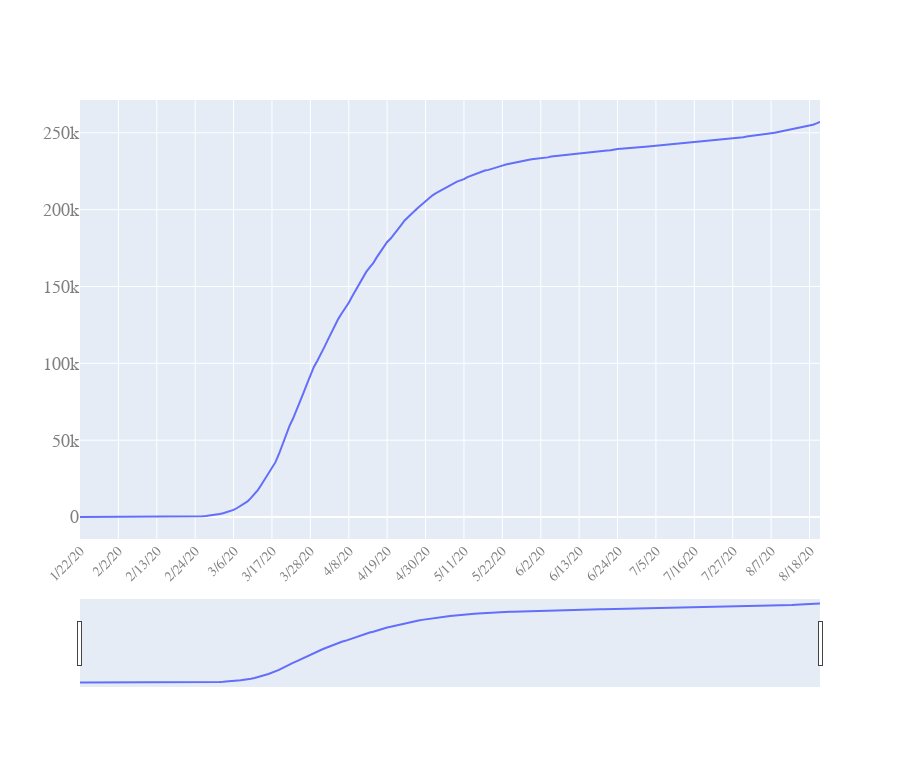
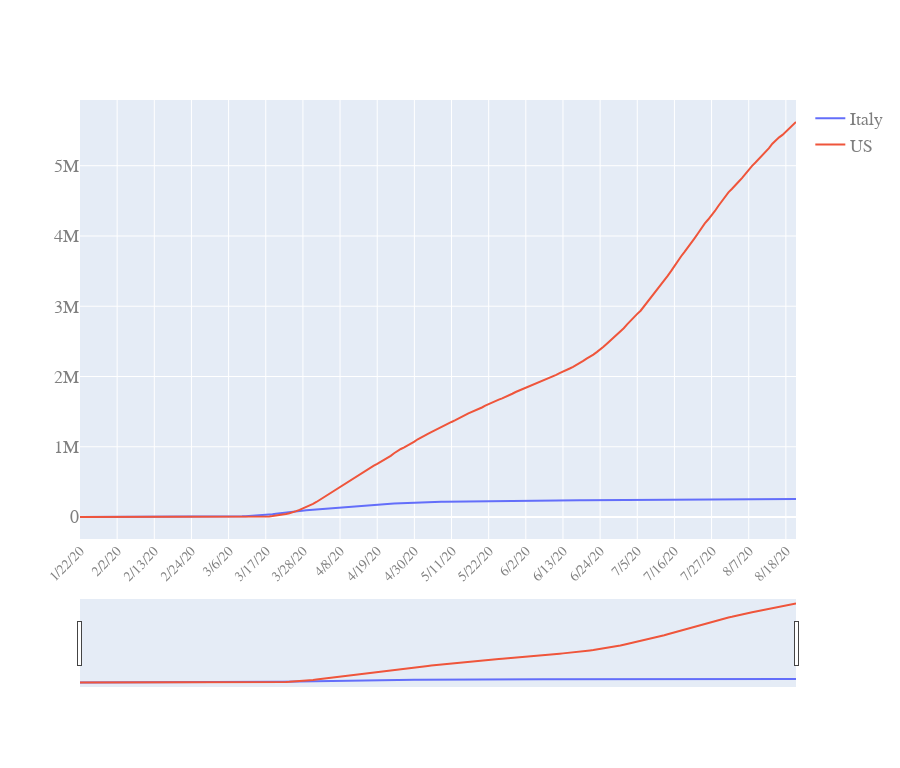
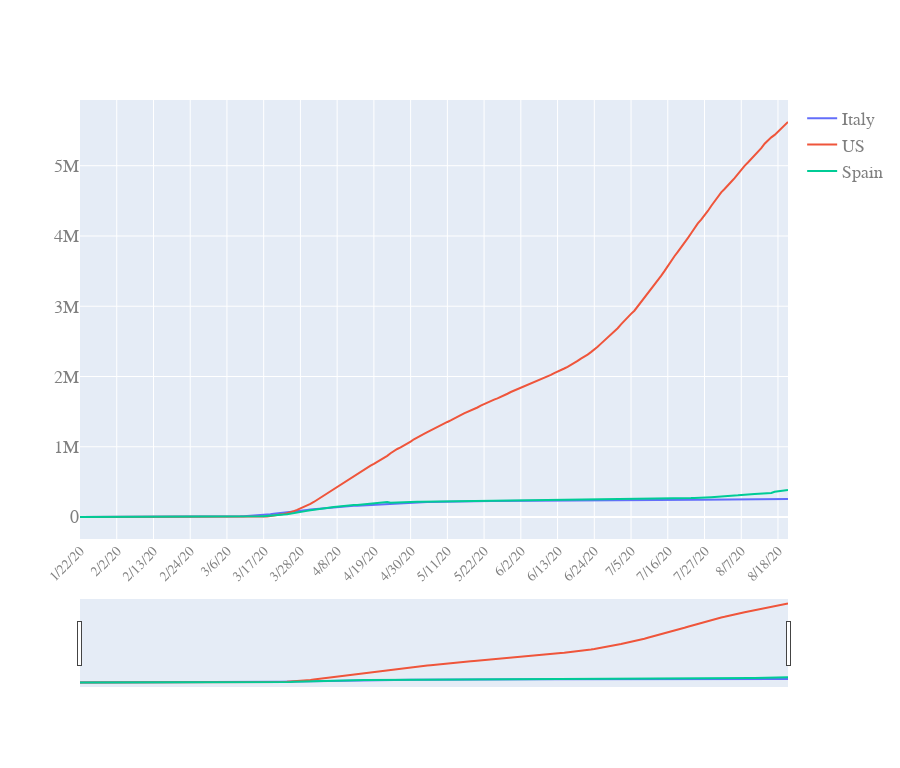
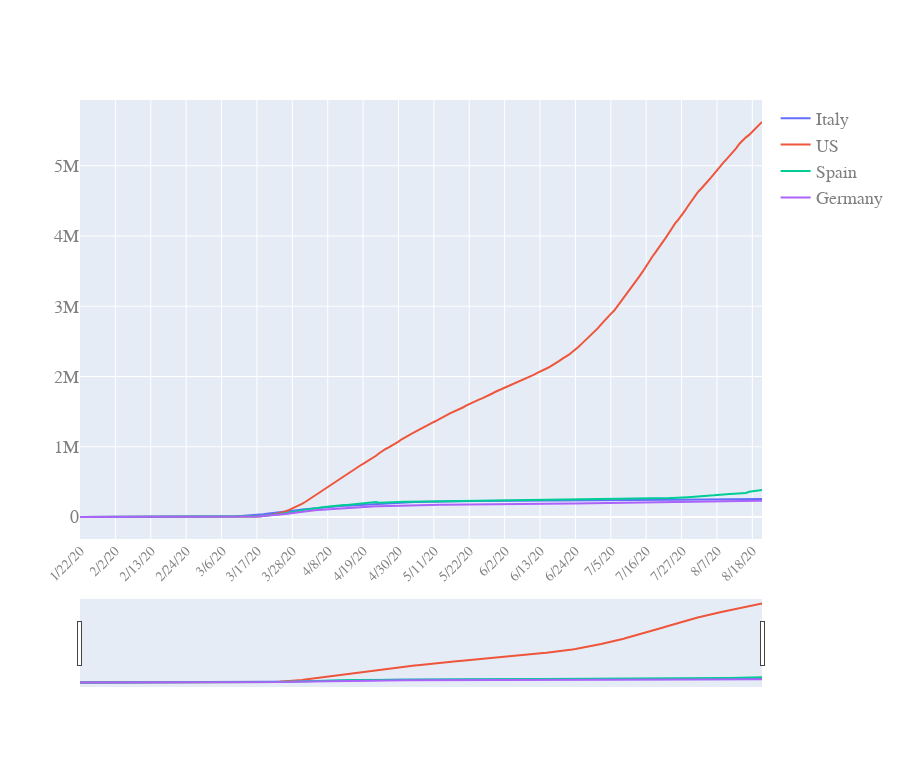

The cell these charts' notebook holds for them, in order:
### Code cell
quick_plot(df_analyse.date,
          df_analyse.iloc[:,1:],
          y_scale='linear',
          slider=True)

### Figure 1 — Plotly figure (JSON) as saved in the notebook; plotly's stock layout.template omitted (floating-point values rounded to 4 significant figures; data arrays with more than 128 entries replaced by an {"elided": "..."} marker saying what was removed)
{"data": [{"name": "Italy", "type": "scatter", "x": {"elided": "213 str values"}, "y": {"elided": "213 int values"}}], "layout": {"autosize": true, "font": {"color": "#7f7f7f", "family": "PT Sans, monospace", "size": 18}, "height": 768, "width": 900, "xaxis": {"nticks": 20, "rangeslider": {"visible": true}, "tickangle": -45, "tickfont": {"color": "#7f7f7f", "size": 14}}, "yaxis": {"type": "linear"}}}

### Figure 2 — Plotly figure (JSON) as saved in the notebook; plotly's stock layout.template omitted (floating-point values rounded to 4 significant figures; data arrays with more than 128 entries replaced by an {"elided": "..."} marker saying what was removed)
{"data": [{"name": "Italy", "type": "scatter", "x": {"elided": "213 str values"}, "y": {"elided": "213 int values"}}, {"name": "US", "type": "scatter", "x": {"elided": "213 str values"}, "y": {"elided": "213 int values"}}], "layout": {"autosize": true, "font": {"color": "#7f7f7f", "family": "PT Sans, monospace", "size": 18}, "height": 768, "width": 900, "xaxis": {"nticks": 20, "rangeslider": {"visible": true}, "tickangle": -45, "tickfont": {"color": "#7f7f7f", "size": 14}}, "yaxis": {"type": "linear"}}}

### Figure 3 — Plotly figure (JSON) as saved in the notebook; plotly's stock layout.template omitted (floating-point values rounded to 4 significant figures; data arrays with more than 128 entries replaced by an {"elided": "..."} marker saying what was removed)
{"data": [{"name": "Italy", "type": "scatter", "x": {"elided": "213 str values"}, "y": {"elided": "213 int values"}}, {"name": "US", "type": "scatter", "x": {"elided": "213 str values"}, "y": {"elided": "213 int values"}}, {"name": "Spain", "type": "scatter", "x": {"elided": "213 str values"}, "y": {"elided": "213 int values"}}], "layout": {"autosize": true, "font": {"color": "#7f7f7f", "family": "PT Sans, monospace", "size": 18}, "height": 768, "width": 900, "xaxis": {"nticks": 20, "rangeslider": {"visible": true}, "tickangle": -45, "tickfont": {"color": "#7f7f7f", "size": 14}}, "yaxis": {"type": "linear"}}}

### Figure 4 — Plotly figure (JSON) as saved in the notebook; plotly's stock layout.template omitted (floating-point values rounded to 4 significant figures; data arrays with more than 128 entries replaced by an {"elided": "..."} marker saying what was removed)
{"data": [{"name": "Italy", "type": "scatter", "x": {"elided": "213 str values"}, "y": {"elided": "213 int values"}}, {"name": "US", "type": "scatter", "x": {"elided": "213 str values"}, "y": {"elided": "213 int values"}}, {"name": "Spain", "type": "scatter", "x": {"elided": "213 str values"}, "y": {"elided": "213 int values"}}, {"name": "Germany", "type": "scatter", "x": {"elided": "213 str values"}, "y": {"elided": "213 int values"}}], "layout": {"autosize": true, "font": {"color": "#7f7f7f", "family": "PT Sans, monospace", "size": 18}, "height": 768, "width": 900, "xaxis": {"nticks": 20, "rangeslider": {"visible": true}, "tickangle": -45, "tickfont": {"color": "#7f7f7f", "size": 14}}, "yaxis": {"type": "linear"}}}
